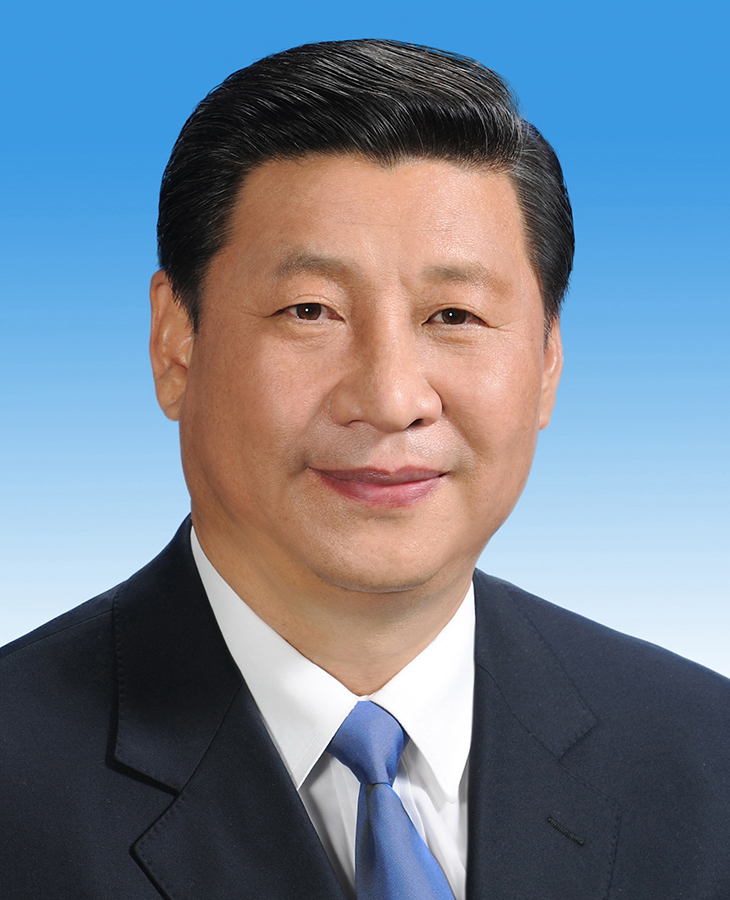
#> input picture picture fundamental/Xi.jpg, 730 x 900 px, found by its file name
$ python modify_Xi.py
#> lines starting #> are read from the running program, lines starting #| are printed output that depends on the picture
# -*- coding: utf-8 -*-
"""
Created on Sat Jan 27 22:38:26 2018
f
@author: hyh
"""


# =============================================================================
# from PIL import Image
# import argparse
#
# #命令行输入参数处理
# parser = argparse.ArgumentParser()
#
# parser.add_argument('file')     #输入文件
# parser.add_argument('-o', '--output')   #输出文件
# parser.add_argument('--width', type = int, default = 80) #输出字符画宽
# parser.add_argument('--height', type = int, default = 80) #输出字符画高
#
# #获取参数
# args = parser.parse_args()
#
# IMG = args.file
# WIDTH = args.width
# HEIGHT = args.height
# OUTPUT = args.output
#
# ascii_char = list("$@B%8&WM#*oahkbdpqwmZO0QLCJUYXzcvunxrjft/\|()1{}[]?-_+~<>i!lI;:,\"^`'. ")
#
# # 将256灰度映射到70个字符上
# def get_char(r,g,b,alpha = 256):
#     if alpha == 0:
#         return ' '
#     length = len(ascii_char)
#     gray = int(0.2126 * r + 0.7152 * g + 0.0722 * b)
#
#     unit = (256.0 + 1)/length
#     return ascii_char[int(gray/unit)]
#
# if __name__ == '__main__':
#
#     im = Image.open(IMG)
#     im = im.resize((WIDTH,HEIGHT), Image.NEAREST)
#
#     txt = ""
#
#     for i in range(HEIGHT):
#         for j in range(WIDTH):
#             txt += get_char(*im.getpixel((j,i)))
#         txt += '\n'
#
#     print (txt)
#
#     #字符画输出到文件
#     if OUTPUT:
#         with open(OUTPUT,'w') as f:
#             f.write(txt)
#     else:
#         with open("output.txt",'w') as f:
#             f.write(txt)
# =============================================================================


# =============================================================================
# from PIL import ImageColor
# print(ImageColor.getcolor('red', 'RGBA'))
# # 也可以只以RBG的方式查看
# print(ImageColor.getcolor('blue', 'RGB'))
# =============================================================================

# =============================================================================
from PIL import Image

im_path = r'D:/HelloWorld/learngit/picture fundamental/Xi.jpg'
im = Image.open(im_path)
#> im is the input picture: PIL image 730x900 RGB; mean R, G, B 113.8, 128, 144.9
width, height = im.size
#> width = 730; height = 900
 # 宽高
print(im.size, width, height)
#| (730, 900) 730 900
 # 格式，以及格式的详细描述
print(im.format, im.format_description)
#| JPEG JPEG (ISO 10918)
# crop
croped_im = im.crop((30, 0, 700, 850))
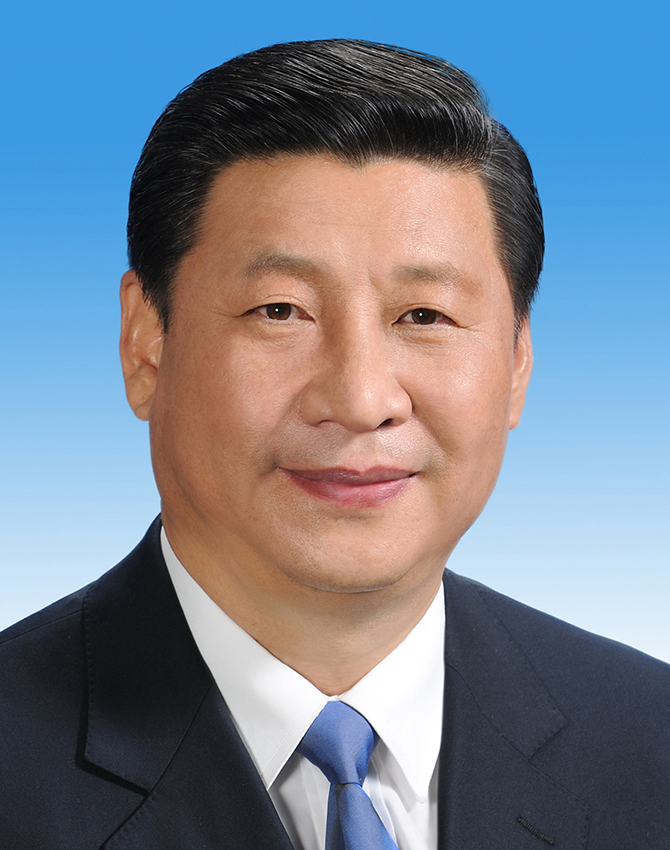
#> croped_im: PIL image 670x850 RGB; mean R, G, B 118.6, 130, 145.1
# copy
copied_im = im.copy()
# paste
copied_im.paste(croped_im,(0,0))
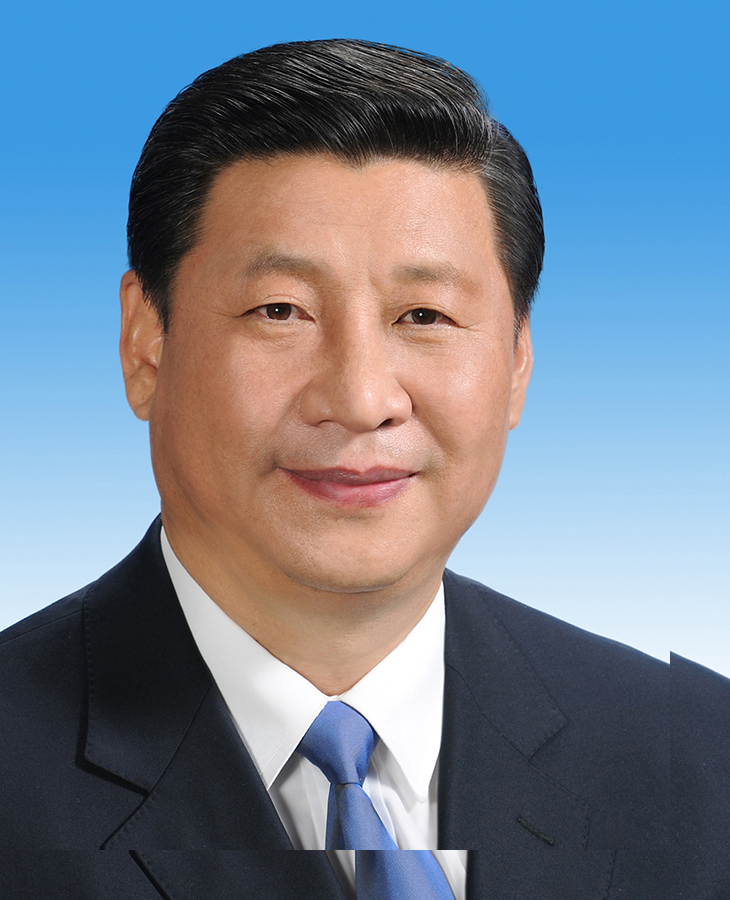
#> copied_im: PIL image 730x900 RGB; mean R, G, B 114.2, 128.3, 145.3
# save
save_path = r'D:/HelloWorld/learngit/picture fundamental/modified_Xi.jpg'
copied_im.save(save_path)


#im.paste(croped_im, (0, 0))
